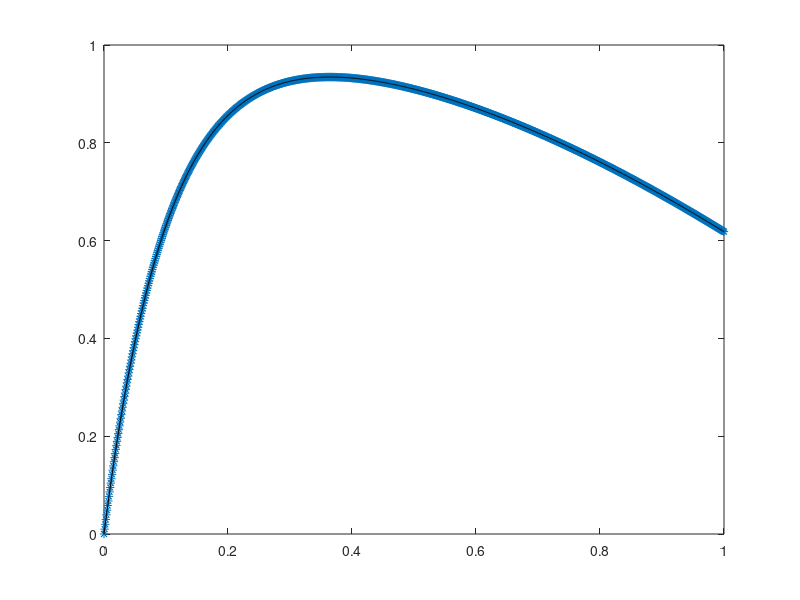
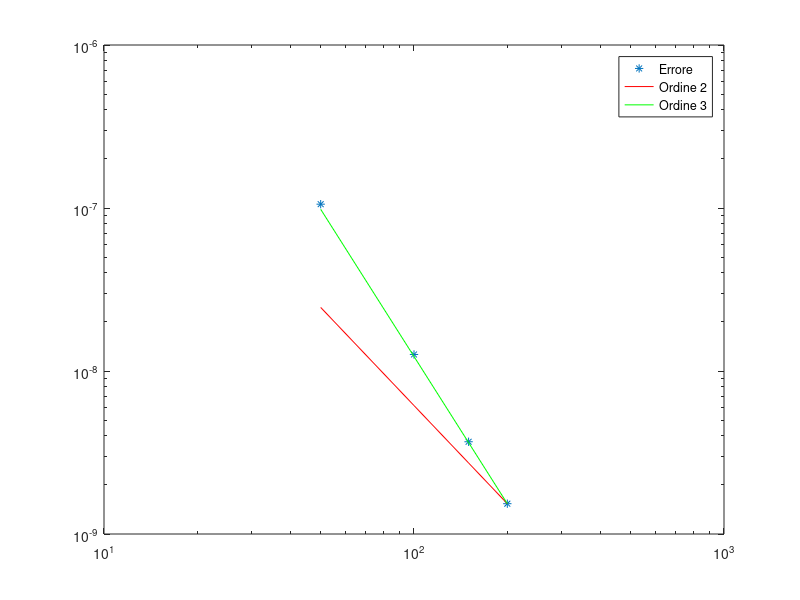

The MATLAB script that drew these images, in order:
clear all
close all

tstar=1;
tsrif=1000;
ts=tsrif;
k=tstar/ts;

f=@(t,y) -10*(y-cos(t));
df=@(t,y) -10; % IL PROBLEMA E' LINEARE=> NON SERVE NEWTON
y0=0;
y=NaN(1,ts+1);
t=linspace(0,tstar,ts+1);
y(1,1)=y0;
%y(1,2)=y0+k*(f(t(2),y0)); %O(k^2) => Poi metti trapezi
%y(1,2)= 10/101*(-10*exp(-10*t(2)) + 10*cos(t(2)) + sin(t(2))); %% In
%questo caso SPECIALE conosco la soluzione. 
%Altrimenti, dovrei usare un metodo che LOCALMENTE ha ordine 3=> trapezi.
%Il problema resta lineare perciò devono solamente risolvere un sistema
%LINEARE.
y(1,2)=(1+5*k)\( (1-5*k)*y(1,1)+5*k*cos(t(1)) + 5*k*cos(t(2)) );

for n=1:ts-1
    y(1,n+2)=(1+k*(50/12))\...
        ((1-k*(80/12))*y(1,n+1)+10*(k/12)*y(1,n) + k*(50/12)*cos(t(n+2)) + k*(20/3)*cos(t(n+1)) - (5/6)*k*cos(t(n)));
end

yRef=y;
sol=@(x) 10/101*(-10*exp(-10*t) + 10*cos(t) + sin(t));

plot(t,y(1,:),'*',t,sol(t),'k')

count=0;
tsrange=[50:50:200];

for ts=tsrange
    count=count+1;
    k=tstar/ts;
    t=linspace(0,tstar,ts+1);
    y0=0;
    
y=NaN(1,ts+1);
t=linspace(0,tstar,ts+1);
y(1,1)=y0;
%y(1,2)= 10/101*(-10*exp(-10*t(2)) + 10*cos(t(2)) + sin(t(2)));
y(1,2)=(1+5*k)\( (1-5*k)*y(1,1) +5*k*cos(t(1)) + 5*k*cos(t(2)) );
for n=1:ts-1
    y(1,n+2)=(1+k*(50/12))\...
        ((1-k*(80/12))*y(1,n+1)+10*(k/12)*y(1,n) + k*(50/12)*cos(t(n+2)) + k*(20/3)*cos(t(n+1)) - (5/6)*k*cos(t(n)));
end
err(count)=norm(y(1,ts+1)-yRef(1,tsrif+1),inf);

end

figure
loglog(tsrange,err,'*',tsrange,err(end)*(tsrange/tsrange(end)).^(-2),'r',...
    tsrange,err(end)*(tsrange/tsrange(end)).^(-3),'g')
legend('Errore','Ordine 2','Ordine 3')
